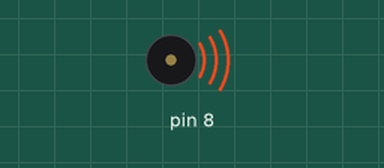
Recording of a sketch running on a simulated Arduino Uno, built with avr-gcc and run on an emulated ATmega328P. On the bench: buzzer (waves = sounding).

Above: at 0.1 s.
At 15.4 s:
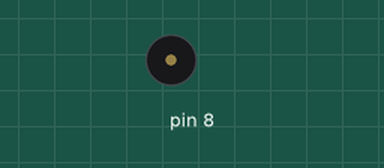
Timing chart, 0 to 16.9 s (numbered marks = the images above):
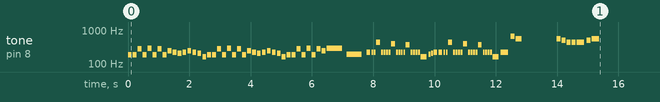

The sketch:

crazy_train.ino
```cpp
/*

  Inspired by and indebted to:

  Tom Igoe
  from his tutorial at
  http://www.arduino.cc/en/Tutorial/Tone

  This work in progress from 10/24/2022 features the classic tune "Crazy Train" by Ozzy Osbourne and was coded by
  Nicole Buckenwolf
  Call on me for your random transcription needs

*/

#include "pitches.h"

// notes in the melody:
int melody[] = {

// first two bars, repeated

  NOTE_FS3, NOTE_FS3, NOTE_CS4, NOTE_FS3, NOTE_D4, NOTE_FS3, NOTE_CS4, NOTE_FS3, NOTE_B3, NOTE_A3, NOTE_GS3, NOTE_A3, NOTE_B3, NOTE_A3, NOTE_GS3, NOTE_E3,

  NOTE_FS3, NOTE_FS3, NOTE_CS4, NOTE_FS3, NOTE_D4, NOTE_FS3, NOTE_CS4, NOTE_FS3, NOTE_B3, NOTE_A3, NOTE_GS3, NOTE_A3, NOTE_B3, NOTE_A3, NOTE_GS3, NOTE_E3,

//  first two bars before all the 16th notes

  NOTE_FS3, NOTE_FS3, NOTE_CS4, NOTE_FS3, NOTE_D4, NOTE_FS3, NOTE_CS4, NOTE_B3, NOTE_D4, NOTE_G3,

// pre-singing, with the 16th notes

  NOTE_A3, NOTE_A3, NOTE_A3, NOTE_A4, NOTE_A3, NOTE_A3, NOTE_A3, NOTE_A3, NOTE_G4, NOTE_A3, NOTE_A3, NOTE_A3, NOTE_A3,

  NOTE_FS4 , NOTE_A3, NOTE_A3, NOTE_A3, NOTE_A3, NOTE_E3, NOTE_G3, NOTE_GS3, NOTE_A3,

  NOTE_A3, NOTE_A3, NOTE_A3, NOTE_A4, NOTE_A3, NOTE_A3, NOTE_A3, NOTE_A3, NOTE_G4, NOTE_A3, NOTE_A3, NOTE_A3, NOTE_A3,

  NOTE_FS4 , NOTE_A3, NOTE_A3, NOTE_A3, NOTE_A3, NOTE_E3, NOTE_A3,

// now the vocal melody

  NOTE_E5, NOTE_CS5, REST,
  REST, NOTE_CS5, NOTE_B4, NOTE_A4, NOTE_A4, NOTE_A4, NOTE_B4, NOTE_CS5, REST

};

// note durations: 4 = quarter note, 8 = eighth note, etc.:
int noteDurations[] = {

  8, 8, 8, 8, 8, 8, 8, 8, 8, 8, 8, 8, 8, 8, 8, 8,
  8, 8, 8, 8, 8, 8, 8, 8, 8, 8, 8, 8, 8, 8, 8, 8,
  8, 8, 8, 8, 8, 8, 8, 8, 2, 2,

  8, 16, 16, 8, 16, 16, 16, 16, 8, 16, 16, 16, 16,
  8, 16, 16, 16, 16, 5, 16, 16, 8,
  8, 16, 16, 8, 16, 16, 16, 16, 8, 16, 16, 16, 16,
  8, 16, 16, 16, 16, 5, 4,

  8, 5, 2,
  3, 8, 8, 8, 8, 4, 8, 4, 2, 1
};

void setup() {
  // iterate over the notes of the melody:

  for (int thisNote = 0; thisNote < 97; thisNote++) {
    // to calculate the note duration, take one second divided by the note type.

    // e.g. quarter note = 1000/4, eight note = 1000/8, etc.

    int noteDuration = 1000 / noteDurations[thisNote];

    tone(8, melody[thisNote], noteDuration);

    // to distinguish the notes, set a minimum time between them.

    // the note's duration + 30% seems to work well:

    int pauseBetweenNotes = noteDuration * 1.30;

    delay(pauseBetweenNotes);

    // stop the tone playing:

    noTone(8);
  }

}

void loop() {
  // no need to repeat the melody.

}
```

pitches.h
```cpp
/*************************************************

 * Public Constants

 *************************************************/

#define NOTE_B0  31
#define NOTE_C1  33
#define NOTE_CS1 35
#define NOTE_D1  37
#define NOTE_DS1 39
#define NOTE_E1  41
#define NOTE_F1  44
#define NOTE_FS1 46
#define NOTE_G1  49
#define NOTE_GS1 52
#define NOTE_A1  55
#define NOTE_AS1 58
#define NOTE_B1  62
#define NOTE_C2  65
#define NOTE_CS2 69
#define NOTE_D2  73
#define NOTE_DS2 78
#define NOTE_E2  82
#define NOTE_F2  87
#define NOTE_FS2 93
#define NOTE_G2  98
#define NOTE_GS2 104
#define NOTE_A2  110
#define NOTE_AS2 117
#define NOTE_B2  123
#define NOTE_C3  131
#define NOTE_CS3 139
#define NOTE_D3  147
#define NOTE_DS3 156
#define NOTE_E3  165
#define NOTE_F3  175
#define NOTE_FS3 185
#define NOTE_G3  196
#define NOTE_GS3 208
#define NOTE_A3  220
#define NOTE_AS3 233
#define NOTE_B3  247
#define NOTE_C4  262
#define NOTE_CS4 277
#define NOTE_D4  294
#define NOTE_DS4 311
#define NOTE_E4  330
#define NOTE_F4  349
#define NOTE_FS4 370
#define NOTE_G4  392
#define NOTE_GS4 415
#define NOTE_A4  440
#define NOTE_AS4 466
#define NOTE_B4  494
#define NOTE_C5  523
#define NOTE_CS5 554
#define NOTE_D5  587
#define NOTE_DS5 622
#define NOTE_E5  659
#define NOTE_F5  698
#define NOTE_FS5 740
#define NOTE_G5  784
#define NOTE_GS5 831
#define NOTE_A5  880
#define NOTE_AS5 932
#define NOTE_B5  988
#define NOTE_C6  1047
#define NOTE_CS6 1109
#define NOTE_D6  1175
#define NOTE_DS6 1245
#define NOTE_E6  1319
#define NOTE_F6  1397
#define NOTE_FS6 1480
#define NOTE_G6  1568
#define NOTE_GS6 1661
#define NOTE_A6  1760
#define NOTE_AS6 1865
#define NOTE_B6  1976
#define NOTE_C7  2093
#define NOTE_CS7 2217
#define NOTE_D7  2349
#define NOTE_DS7 2489
#define NOTE_E7  2637
#define NOTE_F7  2794
#define NOTE_FS7 2960
#define NOTE_G7  3136
#define NOTE_GS7 3322
#define NOTE_A7  3520
#define NOTE_AS7 3729
#define NOTE_B7  3951
#define NOTE_C8  4186
#define NOTE_CS8 4435
#define NOTE_D8  4699
#define NOTE_DS8 4978

#define REST      0
```
